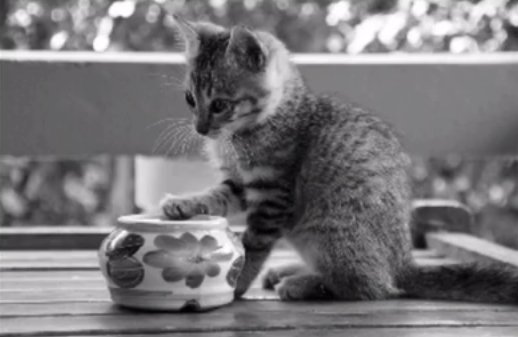
//> input picture MyPhotos/EualizeHistSample.png, 518 x 337 px
$ ./OpenCV4_010   (built with g++ and OpenCV 4)
//> lines starting //> are read from the running program, lines starting //| are printed output that depends on the picture
#include<iostream>
#include<opencv2/opencv.hpp>

using namespace std;
using namespace cv;

//直方图操作

int main(int argc, char** argv) {
	Mat equalSample = imread("D:/code_work/VisualStudio_Project/OpenCV_Learning/MyPhotos/EualizeHistSample.png",IMREAD_GRAYSCALE);
//> equalSample: 337 rows x 518 cols, CV_8UC1; min 0, max 255, mean 119.7
	imshow("equalSample", equalSample);

	//绘制图像直方图
	Mat hist;
	int histSize = 256;
	float range[] = { 0,256 };
	const float* histRange = range;

	calcHist(&equalSample, 1, 0, Mat(), hist, 1, &histSize, &histRange);//输入参数：输入图像地址、输入图片数量、第几通道、掩膜、输出直方图、直方图维度、灰度级数量、灰度值范围
//> hist = 256 values, max 5341 at index 127, min 0 at index 1, mean 681.9

	for (int i = 0; i < 256; i++) {
		cout << "灰度" << i << "像素数：" << hist.at<float>(i) << endl;
	}
//> this loop made 256 passes
//| 灰度0像素数：1341
//| 灰度1像素数：0
//| 灰度2像素数：0
//| 灰度3像素数：0
//| 灰度4像素数：0
//| 灰度5像素数：0
//| 灰度6像素数：0
//| 灰度7像素数：0
//> (output is shown up to pass 8 of 256)


	//直方图均衡化：灰度图专用
	Mat equalRes;
	equalizeHist(equalSample, equalRes);
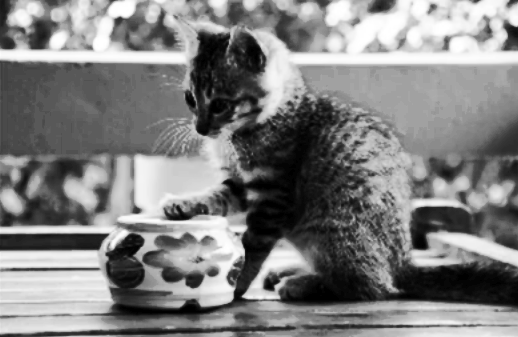
//> equalRes: 337 rows x 518 cols, CV_8UC1; min 0, max 255, mean 127.8
	imshow("equalRes", equalRes);

	//对比度受限的自适应直方图均衡化：灰度图专用
	Ptr<CLAHE> clahe = createCLAHE(2.0, Size(8, 8));
	Mat claheEqualRes;
	clahe->apply(equalSample, claheEqualRes);
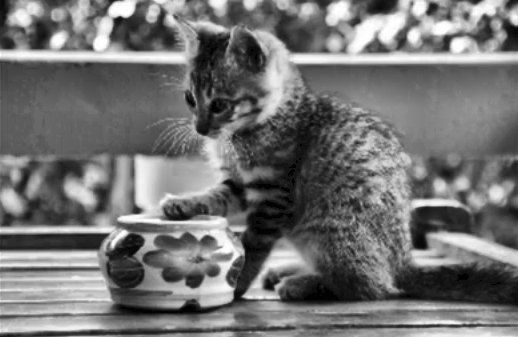
//> claheEqualRes: 337 rows x 518 cols, CV_8UC1; min 0, max 255, mean 114.9
	imshow("claheEqualRes",claheEqualRes);


	waitKey(0);
	destroyAllWindows();

	return 0;
}

/************************* 新增OpenCV函数 & 类详解 *************************
 * 1. calcHist() - 计算图像直方图
 *    功能：统计图像中每个灰度级的像素数量，生成直方图
 *    用法：calcHist(images, nimages, channels, mask, hist, dims, histSize, ranges, uniform=true, accumulate=false);
 *    参数：
 *      - images: 输入图像数组的首地址（&src）
 *      - nimages: 输入图像的数量（通常为1）
 *      - channels: 要统计的通道索引数组（灰度图用{0}）
 *      - mask: 可选掩码（空Mat表示统计整个图像）
 *      - hist: 输出直方图（单通道float类型Mat）
 *      - dims: 直方图维度（灰度图=1，彩色图=3）
 *      - histSize: 每个维度的灰度级数量（灰度图通常256）
 *      - ranges: 每个维度的灰度值范围（灰度图{0,256}，左闭右开）
 *    说明：输出直方图hist的每个元素hist.at<float>(i)表示灰度值i的像素总数
 *
 * 2. equalizeHist() - 全局直方图均衡化
 *    功能：通过拉伸灰度分布，增强图像全局对比度
 *    用法：equalizeHist(src, dst);
 *    参数：
 *      - src: 输入8位单通道灰度图像
 *      - dst: 输出均衡化后的图像
 *    特点：计算简单速度快，但会过度放大噪声，且对局部对比度改善有限
 *    限制：仅支持8位单通道灰度图像
 *
 * 3. createCLAHE() - 创建自适应直方图均衡化对象
 *    功能：创建对比度受限的自适应直方图均衡化(CLAHE)对象
 *    用法：Ptr<CLAHE> clahe = createCLAHE(clipLimit=40.0, tileGridSize=Size(8,8));
 *    参数：
 *      - clipLimit: 对比度限制阈值（默认40.0，通常设为2.0-4.0）
 *        值越大，对比度增强效果越强，但噪声也会被放大
 *      - tileGridSize: 图像分块大小（默认8x8，将图像分成多个小块分别均衡化）
 *    返回值：指向CLAHE对象的智能指针Ptr<CLAHE>
 *
 * 4. CLAHE::apply() - 执行自适应直方图均衡化
 *    功能：对输入图像应用CLAHE算法
 *    用法：clahe->apply(src, dst);
 *    参数：
 *      - src: 输入8位单通道灰度图像
 *      - dst: 输出均衡化后的图像
 *    优点：解决了全局均衡化过度放大噪声的问题，能更好保留图像局部细节
 *******************************************************************/
